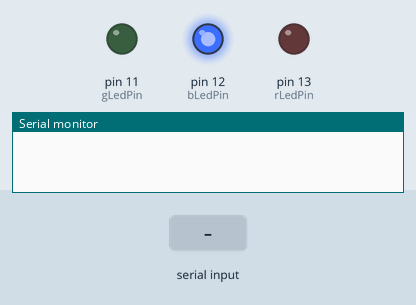
Recording of a sketch running on a simulated Arduino Uno, built with avr-gcc and run on an emulated ATmega328P. Parts: output pins drawn as LEDs (lit = HIGH), the last lines printed to the serial monitor. Dashed ring = blinking. Inputs (shaded band) come from the test bench.

Above: at 1.2 s.
1.3 s: "0" received over Serial
At 3.6 s:
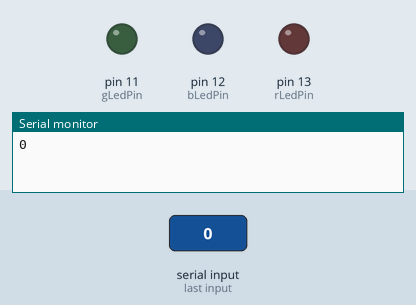
3.9 s: "1" received over Serial
At 6.0 s:
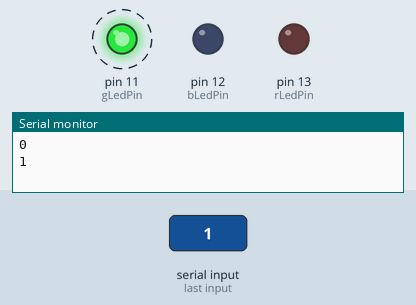
6.9 s: "r" received over Serial
At 9.6 s:
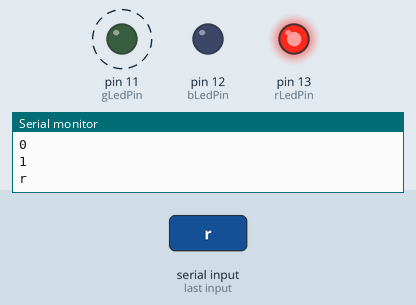
9.9 s: "2" received over Serial
At 11.8 s:
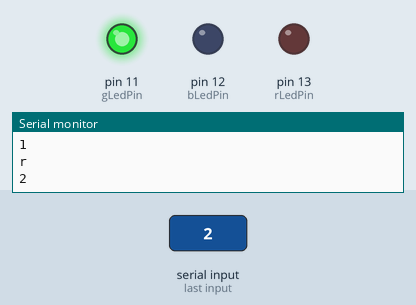
Timing chart, 0 to 13.9 s (numbered marks = the images above; inputs shaded):
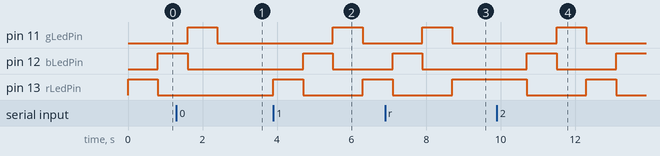

The sketch:

Blink.ino
```cpp
const int rLedPin = 13;
const int bLedPin = 12;
const int gLedPin = 11;
char incomingByte = 0;

// the setup function runs once when you press reset or power the board
void setup() {
  // initialize digital pin LED_BUILTIN as an output.
  pinMode(rLedPin, OUTPUT);
  pinMode(bLedPin, OUTPUT);
  pinMode(gLedPin, OUTPUT);
  Serial.begin(115200);
}

int ledColor(const char c) {
  switch(c){
      case 'r':
        digitalWrite(rLedPin, HIGH);
        digitalWrite(bLedPin, LOW);
        digitalWrite(gLedPin, LOW);
        break;

      case 'b':
        digitalWrite(rLedPin, LOW);
        digitalWrite(bLedPin, HIGH);
        digitalWrite(gLedPin, LOW);
        break;

      case 'g':
        digitalWrite(rLedPin, LOW);
        digitalWrite(bLedPin, LOW);
        digitalWrite(gLedPin, HIGH);
        break;

      case '0':
        digitalWrite(rLedPin, LOW);
        digitalWrite(bLedPin, LOW);
        digitalWrite(gLedPin, LOW);
        break;
      default:
        return 1;
   }
   return 0;
}

void ledLoop() {
  for(int i = 0; i < 3; i++){
    switch(i) {
      case 0:
        ledColor('r');
        break;
      case 1:
        ledColor('b');
        break;
      case 2:
        ledColor('g');
    }
    delay(800);
  }
}

// the loop function runs over and over again forever
void loop() {
  if(Serial.available() > 0) {
    incomingByte = Serial.read();
    Serial.println(incomingByte);
  } else {
    if(ledColor(incomingByte)){
      ledLoop();
    }
    delay(1);
  }
}
```

Measured:
- after the input at 1.3 s, pin 12 (bLedPin): goes on until 1.6 s, then stays LOW; pin 13 (rLedPin): stays LOW (without the input it goes to HIGH after 1.1 s)
- after the input at 3.9 s, pin 11 (gLedPin): LOW → HIGH after 1.6 s, → LOW 0.80 s later; pin 12 (bLedPin): LOW → HIGH after 0.80 s, → LOW 0.80 s later; pin 13 (rLedPin): LOW → HIGH at once, → LOW 0.80 s later, → HIGH 1.6 s later
- after the input at 6.9 s, pin 12 (bLedPin): goes on until 7.9 s, then stays LOW; pin 13 (rLedPin): goes on until 8.7 s, then stays HIGH
- after the input at 9.9 s, pin 11 (gLedPin): LOW → HIGH after 1.6 s, → LOW 0.80 s later; pin 12 (bLedPin): LOW → HIGH after 0.80 s, → LOW 0.80 s later, → HIGH 1.6 s later; pin 13 (rLedPin): HIGH → LOW after 0.80 s, → HIGH 1.6 s later, → LOW 0.80 s later
